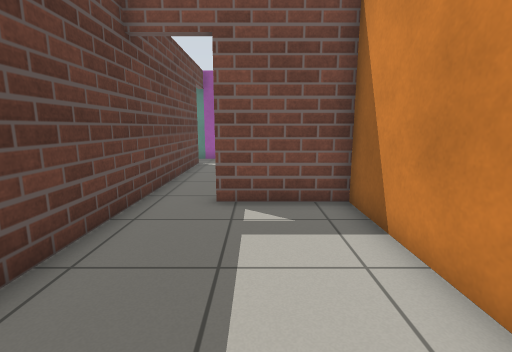
view 1 (above)

17 first-person views from a walk through a robot-simulator world made for Gazebo. The camera is 0.94 m above the floor, tilts 10° down and sees 85° across. The floor is counted in squares, 0.5 m on a side. Each view is taken from the middle of a square. On the plan, view 1 faces up. The plan holds only what a view shows up to about 16 squares ahead; the rest is blank.

view 2
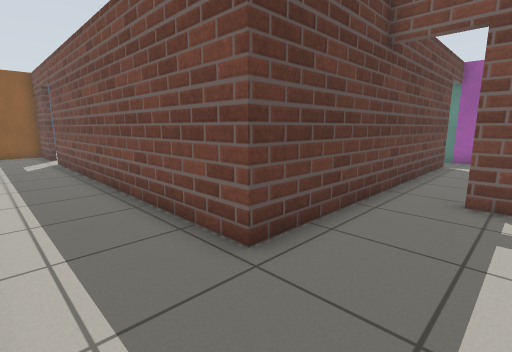

view 3
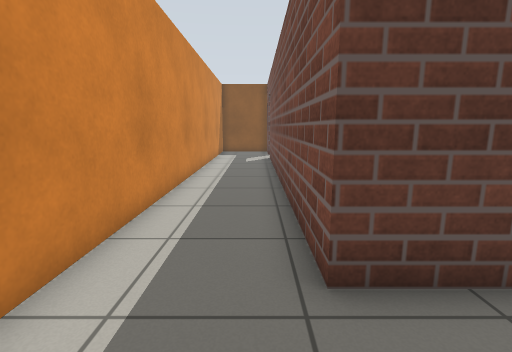

view 4
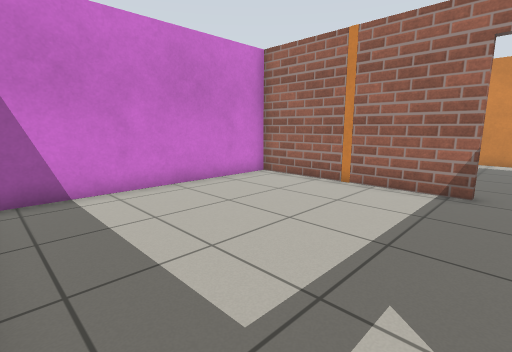

view 5
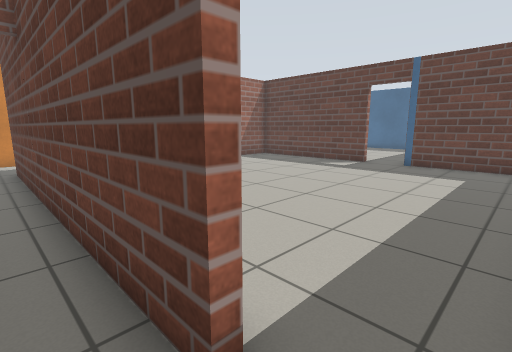

view 6
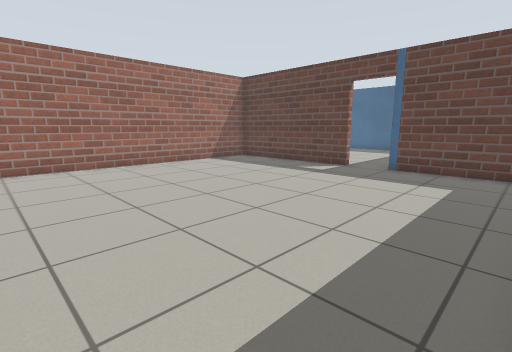

view 7
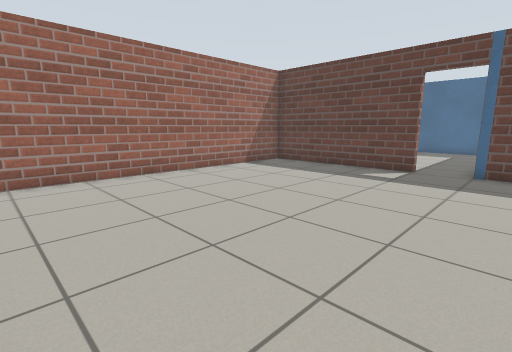

view 8
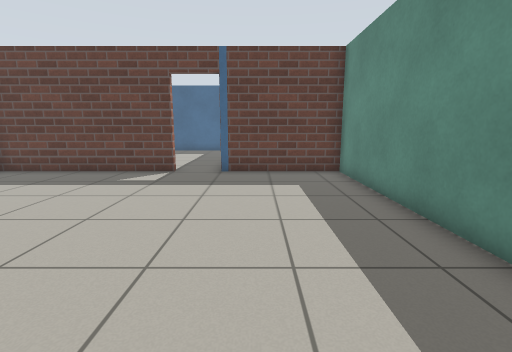

view 9
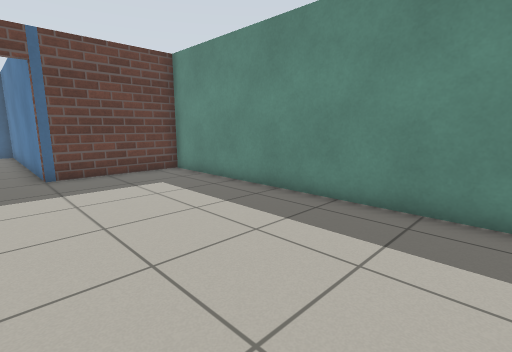

view 10
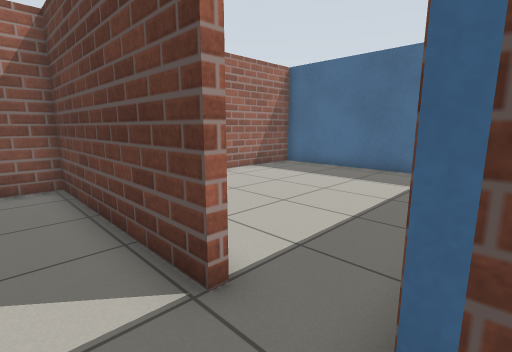

view 11
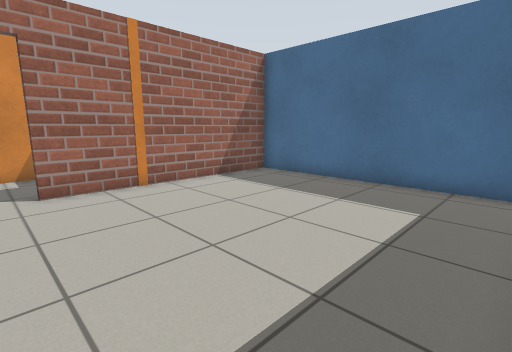

view 12
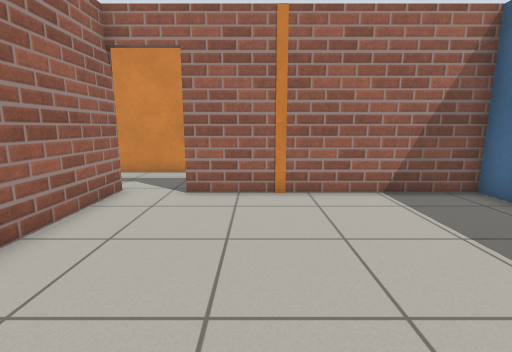

view 13
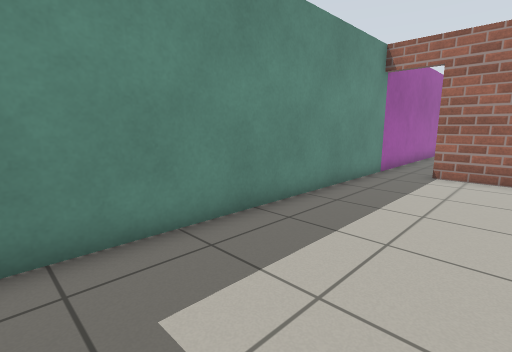

view 14
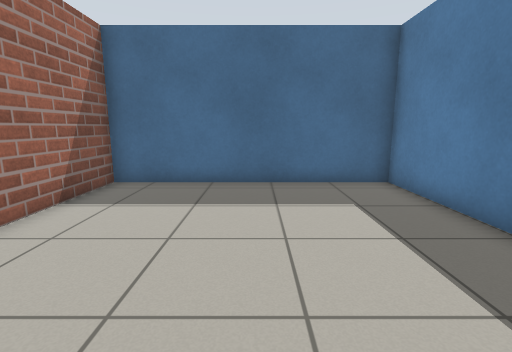

view 15
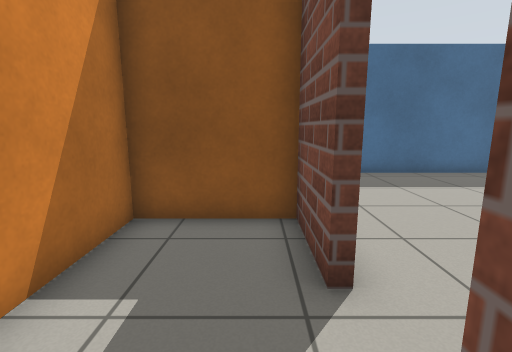

view 16
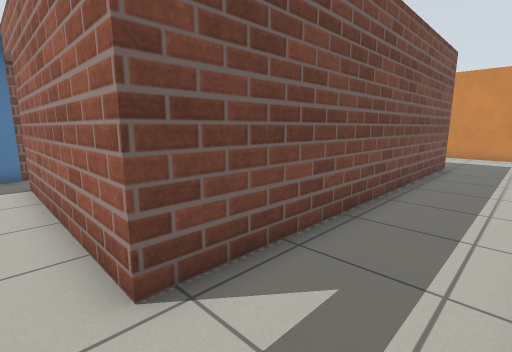

view 17
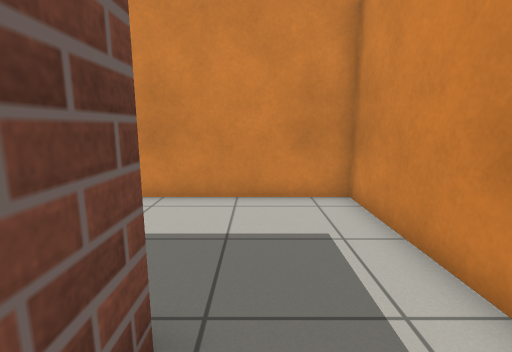

### Floor plan
Points are (right, up) in squares from view 1. A wall is a line through its corners. A room is listed if a view was taken in it or the views show most of it. See-through windows are left out.
Room 1 (views 1, 2, 3, 15, 16, 17)
walls: (-3, 7) (-3, 1.8) (-17, 1.8); (-19, 1.8) (-21.5, 1.8) (-21.5, -1.5) (2.4, -1.5) (2.4, 6.8) (-1, 6.8)
ways out: open door at (-2, 7) to room 2; open door at (-18, 2) to room 4
Room 2 (views 4, 5)
walls: (3.9, 16.5) (-3, 16.5); (-3, 14.6) (-3, 7); (-1, 7.1) (6.4, 7.1) (6.4, 15.7)
ways out: open door at (-2, 7) to room 1; open door at (-3, 15.5) to room 3
Room 3 (views 6, 7, 8, 9, 10, 13)
walls: (-16.7, 9.5) (-16.7, 2.1) (-4.2, 2.1); (-3.3, 12.4) (-3.3, 14.6); (-3, 16.5) (-16.7, 16.5) (-16.7, 11.5)
ways out: open door at (-3, 15.5) to room 2; open door at (-17, 10.5) to room 4
Room 4 (views 11, 12, 14)
walls: (-16.7, 11.5) (-27.4, 11.5) (-27.4, 2.1) (-19, 2.1); (-17, 1.8) (-17, 9.5)
ways out: open door at (-18, 2) to room 1; open door at (-17, 10.5) to room 3

Positions as (right, up) in squares from view 1, and headings:
1: (0, 0), facing up
2: (0, -1), facing up-left
3: (0, 1), facing left
4: (-2, 16), facing down-right
5: (-2, 16), facing down-left
6: (-4, 16), facing down-left
7: (-4, 13), facing down-left
8: (-5, 13), facing left
9: (-5, 10), facing up-left
10: (-15, 12), facing down-left
11: (-18, 11), facing down-left
12: (-21, 10), facing down
13: (-15, 12), facing up-right
14: (-18, 7), facing left
15: (-16, 1), facing left
16: (-18, -1), facing up-right
17: (-5, 1), facing right
